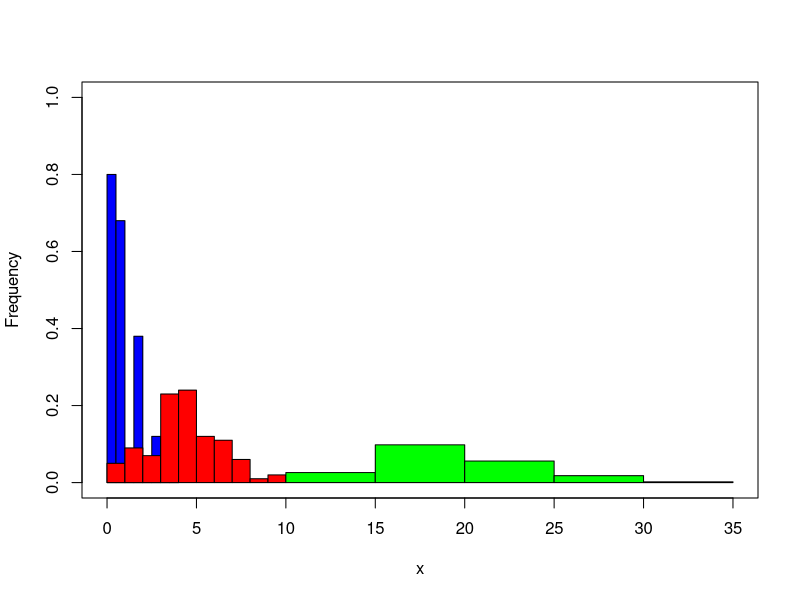
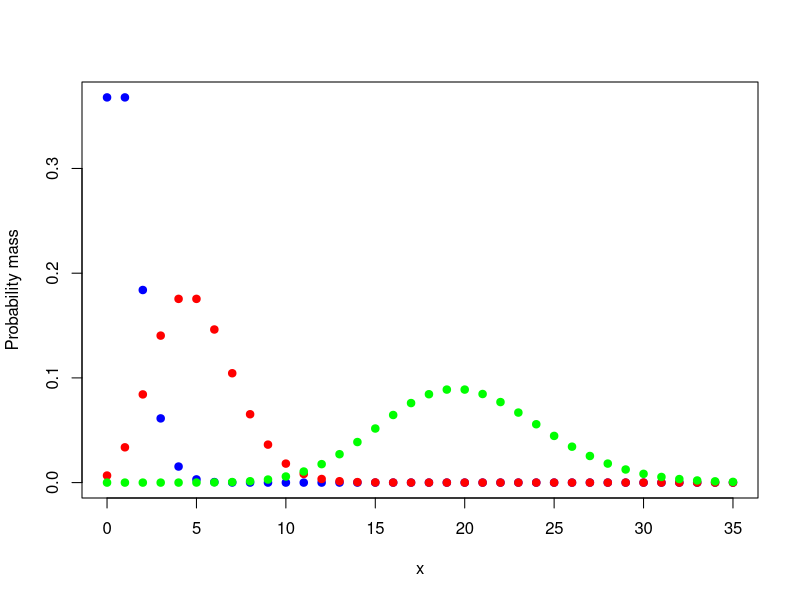
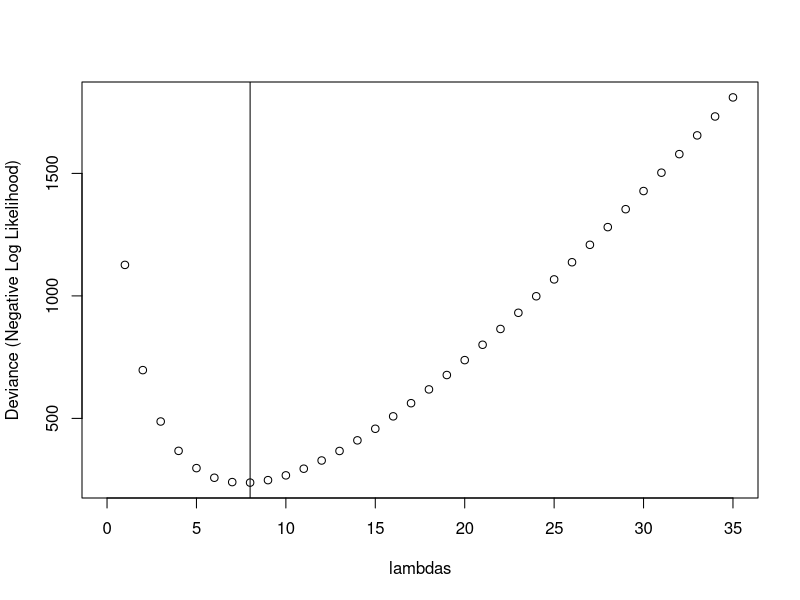

Source code (R) for these figures, in order:
## ---- chunk 1
rpois(n=100, lambda=1)
## ---- chunk 2
  plot(c(0,35), c(0,1), type="n",
       xlab="x", ylab="Frequency")
  
  hist(rpois(n=100, lambda=1), add=T, freq=FALSE, col="blue")
  hist(rpois(n=100, lambda=5), add=T, freq=FALSE, col="red")
  hist(rpois(n=100, lambda=20), add=T, freq=FALSE, col="green")
## ---- chunk 3
  plot(0:35, dpois(0:35, lambda=1), 
       col="blue", pch=19, 
       ylab="Probability mass",
       xlab="x")
  points(0:35, dpois(0:35, lambda=5), col="red", pch=19)
  points(0:35, dpois(0:35, lambda=20), col="green", pch=19)
## ---- chunk 4
x <- rpois(n=100, lambda=8)
x
## ---- chunk 5
  deviance.function <- function(x, lambda)
  {
    LL <- dpois(x, lambda, log=TRUE) # the log likelihood
    deviance <- -sum(LL)
    return(deviance)
  }
## ---- chunk 6
  deviance.function(x, lambda=10)
## ---- chunk 7
  lambdas <- 0:35
  deviances <- numeric(36) # empty numeric vector
  
  for(i in 1:36)
  {
    deviances[i] <- deviance.function(x, lambdas[i])  
  }
## ---- chunk 8
  deviances
## ---- chunk 9
MLE <- lambdas[which.min(deviances)] 
MLE
## ---- chunk 10
plot(lambdas, deviances, ylab="Deviance (Negative Log Likelihood)")
abline(v=MLE)
